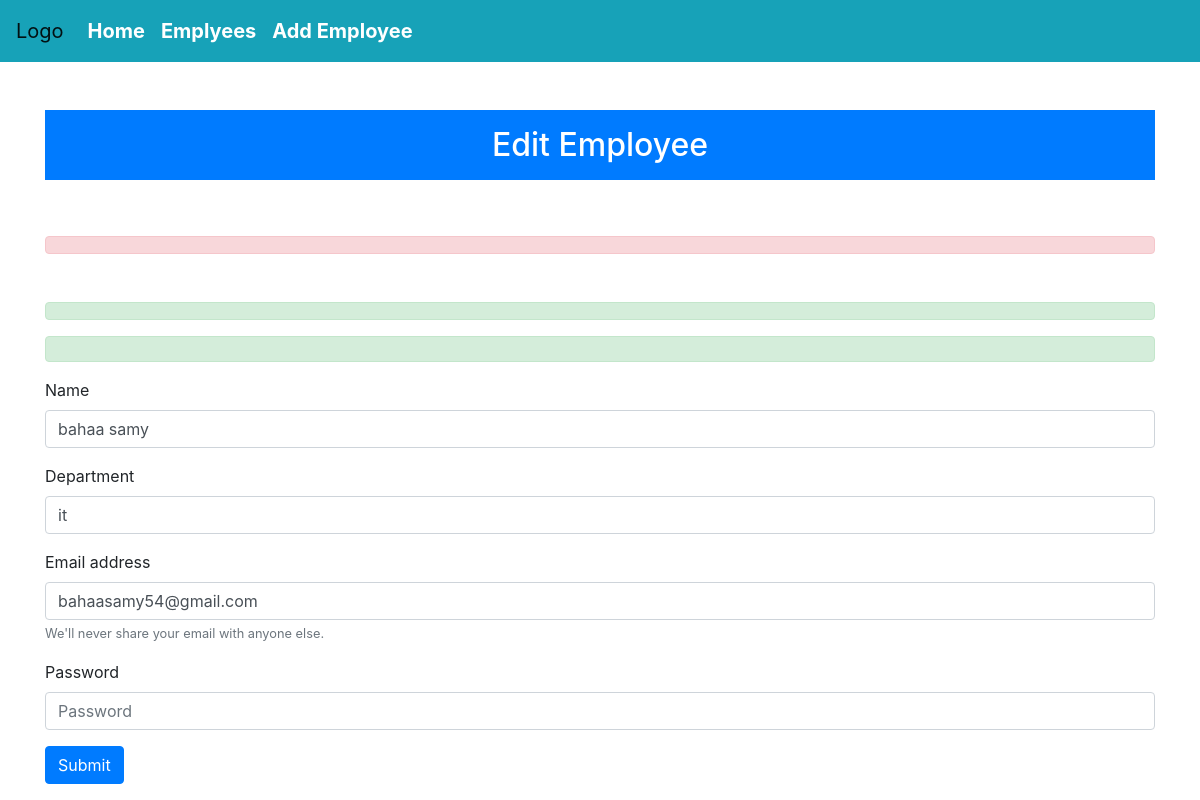
Page /edit-employee.php?id=6 on the committed database.
### tables this page shows
CREATE TABLE `employees` (
  `id` int(255) NOT NULL,
  `name` varchar(255) NOT NULL,
  `department` varchar(255) NOT NULL,
  `email` varchar(255) NOT NULL,
  `password` varchar(255) NOT NULL,
  `creatted_at` timestamp(6) NOT NULL DEFAULT current_timestamp(6)
);

### database.php (called while the page is built, shortened)
<?php
class database
{
private $servername='localhost';
private $username='root';
private $password='';
private $dbname='company';
private $conn;
public function __construct(){
    $this->conn = mysqli_connect($this->servername,$this->username,$this->
    password,$this->dbname);
}
public function find($tabel,$id){
    $sql="SELECT * FROM `$tabel` WHERE `id`='$id'" ;
    $result=mysqli_query($this->conn,$sql);
    if($result){
        if(mysqli_num_rows($result)){
            return mysqli_fetch_assoc($result);
        }else{
            return false;
        }
    }else{
        $this-> connect_error();
    }
}
}

### edit-employee.php (the view, shortened to what this page needs)
<?php include('header.php');
include('functions.php'); ?>
<?php include('nav.php');
$id=$_GET['id'];
$row=$db->find('employees',$id);
if(isset($id) && is_numeric($id)):
    if($row):
?>
<div class="container">
    <div class="row">
        <div class="col-sm-12">
            <h2 class="p-3 col text-center mt-5 text-white bg-primary">  Edit Employee </h2>
        </div>
        <div class="col-sm-12">
            <h2 class="p-2 col text-center mt-5  alert alert-danger">
            </h2>
            <h2 class="p-2 col text-center mt-5  alert alert-success">
            <?php
        if(isset( $success)):?>
        <h5 class="alert alert-success text-center">
         <?php echo "  $success";
         endif;
        ?>
            </h2>
        </div>
        <div class="col-sm-12">
            <form method="post" action="">
                <div class="form-group">
                    <label for="name">Name</label>
                    <input type="text" name="name" value="<?php echo $row['name'];?>"   class="form-control" id="name"  placeholder="Enter name">
                </div>
                <div class="form-group">
                    <label for="department">Department</label>
                    <input type="text" name="department" value="<?php echo $row['department'];?>" class="form-control" id="department"  placeholder="Enter department">
                </div>
                <div class="form-group">
                    <label for="exampleInputEmail1">Email address</label>
                    <input type="email" name="email" value="<?php echo $row['email'];?>"  class="form-control" id="exampleInputEmail1" aria-describedby="emailHelp" placeholder="Enter email">
                    <small id="emailHelp" class="form-text text-muted">We'll never share your email with anyone else.</small>
                </div>
                <div class="form-group">
                    <label for="exampleInputPassword1">Password</label>
                    <input type="password" name="password" class="form-control" id="exampleInputPassword1" placeholder="Password">
                </div>
                <button type="submit" name="submit" class="btn btn-primary">Submit</button>
            </form>
        </div>
    </div>
</div>
<?php
endif;
endif;
include('footer.php'); ?>

### rows in the picture
employees: name "bahaa samy", department "it", email "bahaasamy54@gmail.com"
